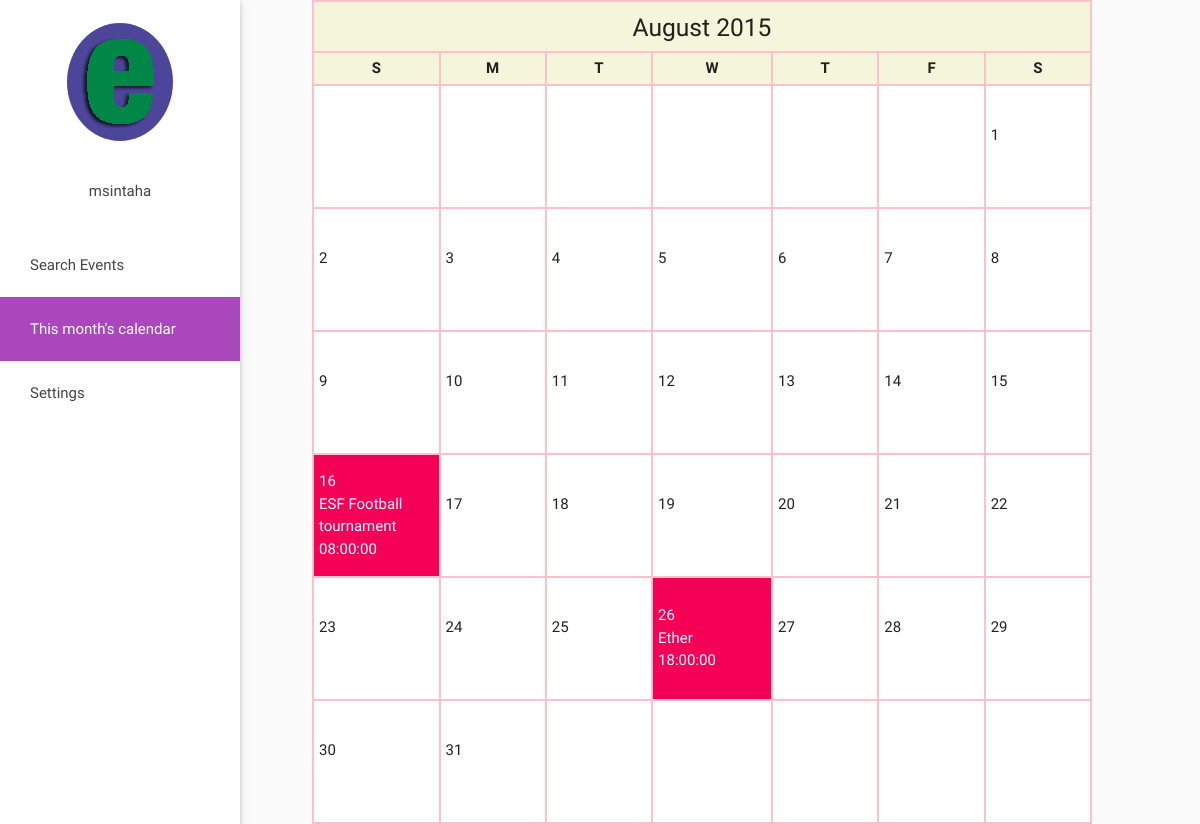
/calendar.php (signed in), run on the app's committed database.
### tables this page shows
CREATE TABLE IF NOT EXISTS `event` (
  `id` int(11) NOT NULL AUTO_INCREMENT,
  `title` varchar(30) NOT NULL,
  `description` varchar(600) NOT NULL,
  `organizer` varchar(100) NOT NULL,
  `location` varchar(100) NOT NULL,
  `date_posted` date NOT NULL,
  `category` varchar(40) NOT NULL,
  `city` varchar(700) NOT NULL,
  `contact` varchar(300) NOT NULL,
  `admin` varchar(40) NOT NULL,
  `start` time NOT NULL,
  `end` time NOT NULL,
  `ticket` int(11) NOT NULL,
  PRIMARY KEY (`id`)
);

### functions.php (called while the page is built, shortened)
<?php
function get_event_bydate($date,$user){
	$query="SELECT title,start,end FROM event,follow WHERE
	 event.id=follow.event AND event.date_posted='{$date}' AND follow.user='{$user}'";
	$q= mysql_query($query);
	$row = mysql_fetch_row($q) ;
	return $row;
}
?>

### calendar.php (the view, shortened to what this page needs)
<?php
$user=$_SESSION['username'];
?>
<!DOCTYPE html><html>
	<head>
  <link rel="stylesheet" type="text/css" href="assets/css/keyframes.css">
  <link rel="stylesheet" type="text/css" href="assets/css/pageTransitions.css">
  <link href="assets/css/materialize.css" type="text/css" rel="stylesheet" media="screen,projection"/>
  <link href="assets/css/style.css" type="text/css" rel="stylesheet" media="screen,projection"/>
	</head>
	<body>
  <ul id="slide-out" class="side-nav fixed"><br>
 <center> <img src="assets/images/logo.png" class="circle">
<h5><a href="profile.php"><?php echo $_SESSION['username'];?></a></h5>
 </center>
    <li><a href="index.php">Search Events</a></li>
    <li class="activeh"><a href="calendar.php">This month's calendar</a></li>
    <li><a href="settings.php">Settings</a></li>
  </ul>
<?php
 $date =time () ;
 $month = date('m', $date) ;
 $year = date('Y', $date) ;
 $first_day = mktime(0,0,0,$month, 1, $year) ;
 $title = date('F', $first_day) ;
 $day_of_week = date('D', $first_day) ;
 switch($day_of_week){
 case "Sat": $blank = 6; break;
 }
 $days_in_month = cal_days_in_month(0, $month, $year) ;
 echo '<table border=1 style="width:65%;margin-left:26%;margin-right:auto;">';
 echo '<tr><th colspan=7 id="head"><h5>'.$title.' '.$year.'</h5></th></tr>';
 echo '<tr>
 <th>S</th>
 <th>M</th>
 <th>T</th>
 <th>W</th>
 <th>T</th>
 <th>F</th>
 <th>S</th>
 </tr>';
 $day_count = 1;
 echo "<tr>";
 while ( $blank > 0 ){
 echo "<td></td>";
 $blank = $blank-1;
 $day_count++;
 }
 $day_num = 1;
 while ( $day_num <= $days_in_month ) {
 $thedate=$year.'-'.$month.'-'.$day_num;
$event=get_event_bydate($thedate,$user);
if($event[0]=='' || $event[1]==''){
echo '<td>'.$day_num.'<br>'.$event[0].'<br>'.$event[1].'</td>';
}
else{
 echo '<td class="woo">'.$day_num.'<br>'.$event[0].'<br>'.$event[1].'</td>';
}
 $day_num++;
 $day_count++;
 if ($day_count > 7){
 echo "</tr><tr>";
 $day_count = 1;
 }
}
 while ( $day_count >1 && $day_count <=7 ){
 echo "<td> </td>";
 $day_count++;
}
 echo "</tr></table>";
?>
	</body>
</html>

### assets/css/style.css (style rules this page uses)
.activeh,.activeh a { background:#ab47bc !important; color:white !important; }
.woo { background: #f50057; color:white; }

### calendar.php (style rules this page uses)
td { border:2px solid pink !important; width: 145.222222px; height: 123px; }
body { background:rgba(238, 238, 238, 0.18); }
#head { padding-top: 0!important; padding-bottom: 0 !important; }
table { background:white; }
th { padding: 4px 5px !important; border:2px solid pink !important; background-color: beige; text-align: center !important; }

### data on the page
event: title "ESF Football tournament", start "08:00:00"
event: title "Ether", start "18:00:00"

### other printed values
$_SESSION['username'] "msintaha"
$title "August"
$year "2015"
